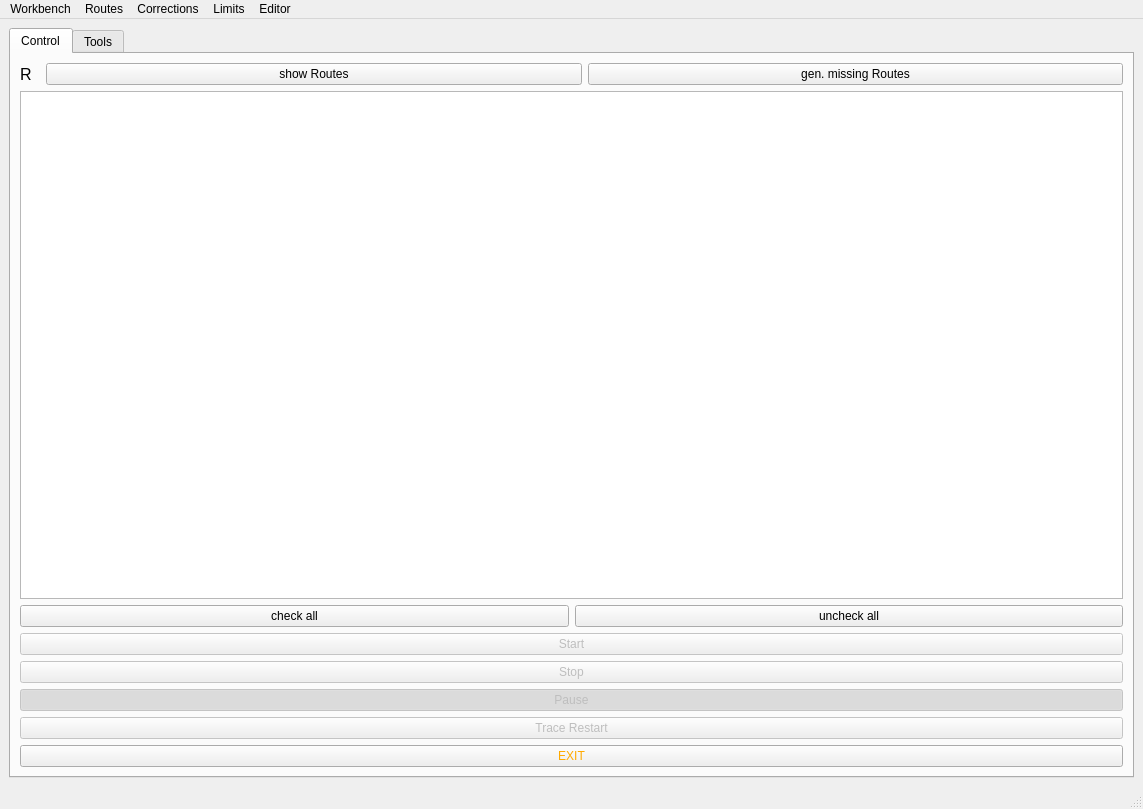
<?xml version="1.0" encoding="UTF-8"?>
<ui version="4.0">
 <class>MainWindow</class>
 <widget class="QMainWindow" name="MainWindow">
  <property name="geometry">
   <rect>
    <x>0</x>
    <y>0</y>
    <width>1143</width>
    <height>809</height>
   </rect>
  </property>
  <property name="windowTitle">
   <string>TMV3</string>
  </property>
  <property name="documentMode">
   <bool>true</bool>
  </property>
  <widget class="QWidget" name="centralwidget">
   <property name="sizePolicy">
    <sizepolicy hsizetype="Preferred" vsizetype="Preferred">
     <horstretch>0</horstretch>
     <verstretch>0</verstretch>
    </sizepolicy>
   </property>
   <layout class="QGridLayout" name="gridLayout_2">
    <item row="0" column="1">
     <widget class="QTabWidget" name="tabWidget">
      <property name="locale">
       <locale language="English" country="UnitedKingdom"/>
      </property>
      <property name="currentIndex">
       <number>0</number>
      </property>
      <widget class="QWidget" name="tab">
       <attribute name="title">
        <string>Control</string>
       </attribute>
       <layout class="QGridLayout" name="gridLayout">
        <item row="5" column="0">
         <layout class="QVBoxLayout" name="verticalLayout">
          <item>
           <widget class="QTreeView" name="treeView">
            <property name="toolTip">
             <string/>
            </property>
            <property name="statusTip">
             <string/>
            </property>
            <property name="whatsThis">
             <string/>
            </property>
            <property name="iconSize">
             <size>
              <width>32</width>
              <height>32</height>
             </size>
            </property>
            <property name="verticalScrollMode">
             <enum>QAbstractItemView::ScrollPerPixel</enum>
            </property>
            <property name="rootIsDecorated">
             <bool>true</bool>
            </property>
            <property name="uniformRowHeights">
             <bool>true</bool>
            </property>
            <property name="animated">
             <bool>true</bool>
            </property>
            <attribute name="headerVisible">
             <bool>false</bool>
            </attribute>
            <attribute name="headerStretchLastSection">
             <bool>true</bool>
            </attribute>
           </widget>
          </item>
          <item>
           <layout class="QHBoxLayout" name="horizontalLayout">
            <item>
             <widget class="QPushButton" name="BtnSelAll">
              <property name="text">
               <string>check all</string>
              </property>
             </widget>
            </item>
            <item>
             <widget class="QPushButton" name="BtnSelNone">
              <property name="text">
               <string>uncheck all</string>
              </property>
             </widget>
            </item>
           </layout>
          </item>
          <item>
           <widget class="QPushButton" name="BtnStart">
            <property name="enabled">
             <bool>false</bool>
            </property>
            <property name="text">
             <string>Start</string>
            </property>
            <property name="checkable">
             <bool>true</bool>
            </property>
            <property name="checked">
             <bool>false</bool>
            </property>
            <property name="autoExclusive">
             <bool>true</bool>
            </property>
           </widget>
          </item>
          <item>
           <widget class="QPushButton" name="BtnStop">
            <property name="enabled">
             <bool>false</bool>
            </property>
            <property name="text">
             <string>Stop</string>
            </property>
            <property name="checkable">
             <bool>true</bool>
            </property>
            <property name="checked">
             <bool>false</bool>
            </property>
            <property name="autoExclusive">
             <bool>true</bool>
            </property>
           </widget>
          </item>
          <item>
           <widget class="QPushButton" name="BtnPause">
            <property name="enabled">
             <bool>false</bool>
            </property>
            <property name="text">
             <string>Pause</string>
            </property>
            <property name="checkable">
             <bool>true</bool>
            </property>
            <property name="checked">
             <bool>true</bool>
            </property>
            <property name="autoExclusive">
             <bool>true</bool>
            </property>
           </widget>
          </item>
          <item>
           <widget class="QPushButton" name="BtnTraceRestart">
            <property name="enabled">
             <bool>false</bool>
            </property>
            <property name="toolTip">
             <string>Retrigger Analyzer</string>
            </property>
            <property name="text">
             <string>Trace Restart</string>
            </property>
           </widget>
          </item>
          <item>
           <widget class="QPushButton" name="BtnExit_3">
            <property name="styleSheet">
             <string notr="true">color:rgb(255, 170, 0);
font: 12pt &quot;MS Shell Dlg 2&quot;;</string>
            </property>
            <property name="text">
             <string>EXIT</string>
            </property>
           </widget>
          </item>
         </layout>
        </item>
        <item row="3" column="0">
         <layout class="QHBoxLayout" name="horizontalLayout_2">
          <item>
           <widget class="QLabel" name="lbRouteStatus">
            <property name="maximumSize">
             <size>
              <width>20</width>
              <height>16777215</height>
             </size>
            </property>
            <property name="font">
             <font>
              <pointsize>12</pointsize>
             </font>
            </property>
            <property name="text">
             <string>R</string>
            </property>
           </widget>
          </item>
          <item>
           <widget class="QPushButton" name="BtnShowRelatedRoute">
            <property name="toolTip">
             <string>&lt;html&gt;&lt;head/&gt;&lt;body&gt;&lt;p&gt;lists Routes of current Dataset&lt;/p&gt;&lt;/body&gt;&lt;/html&gt;</string>
            </property>
            <property name="text">
             <string>show Routes</string>
            </property>
           </widget>
          </item>
          <item>
           <widget class="QPushButton" name="BtnSetRelatedRoute">
            <property name="toolTip">
             <string>&lt;html&gt;&lt;head/&gt;&lt;body&gt;&lt;p&gt;generate missing entries in Routing-Table&lt;/p&gt;&lt;p&gt;User has to complete these entries&lt;/p&gt;&lt;/body&gt;&lt;/html&gt;</string>
            </property>
            <property name="text">
             <string>gen. missing Routes</string>
            </property>
           </widget>
          </item>
         </layout>
        </item>
       </layout>
      </widget>
      <widget class="QWidget" name="tab_2">
       <attribute name="title">
        <string>Tools</string>
       </attribute>
       <layout class="QVBoxLayout" name="verticalLayout_3">
        <item>
         <widget class="QPushButton" name="BtnBackupTPL">
          <property name="text">
           <string>backup Workbench</string>
          </property>
         </widget>
        </item>
        <item>
         <widget class="QPushButton" name="BtnTDStoTDS3">
          <property name="text">
           <string>TDStoTDS3</string>
          </property>
         </widget>
        </item>
        <item>
         <widget class="QPushButton" name="BtnTKRtoTKR3">
          <property name="text">
           <string>TKRtoTKR3</string>
          </property>
         </widget>
        </item>
        <item>
         <widget class="QPushButton" name="BtnTLMtoTLM3">
          <property name="text">
           <string>TLMtoTLM3</string>
          </property>
         </widget>
        </item>
        <item>
         <widget class="QGroupBox" name="groupBox">
          <property name="title">
           <string>GroupBox</string>
          </property>
         </widget>
        </item>
        <item>
         <widget class="QPushButton" name="BtnExit_2">
          <property name="styleSheet">
           <string notr="true">color:rgb(255, 170, 0);
font: 12pt &quot;MS Shell Dlg 2&quot;;</string>
          </property>
          <property name="text">
           <string>Exit</string>
          </property>
         </widget>
        </item>
       </layout>
      </widget>
     </widget>
    </item>
   </layout>
  </widget>
  <widget class="QStatusBar" name="statusbar"/>
  <widget class="QMenuBar" name="menubar">
   <property name="geometry">
    <rect>
     <x>0</x>
     <y>0</y>
     <width>1143</width>
     <height>21</height>
    </rect>
   </property>
   <widget class="QMenu" name="menuWorkbench">
    <property name="title">
     <string>Workbench</string>
    </property>
    <addaction name="actionAddCorrections"/>
    <addaction name="actionAddLimits"/>
    <addaction name="actionAddTestPlan"/>
    <addaction name="separator"/>
    <addaction name="actionExport_Tests"/>
    <addaction name="separator"/>
    <addaction name="actionExport_Master_KMV"/>
    <addaction name="actionImport_Master_KMV"/>
    <addaction name="separator"/>
    <addaction name="actionUpdate_ZKMV"/>
    <addaction name="actionUpdate_ZZ"/>
    <addaction name="separator"/>
    <addaction name="actionExit"/>
   </widget>
   <widget class="QMenu" name="menuRoutes">
    <property name="title">
     <string>Routes</string>
    </property>
    <addaction name="actionRoutes"/>
   </widget>
   <widget class="QMenu" name="menuCorrections">
    <property name="title">
     <string>Corrections</string>
    </property>
    <addaction name="actionAntenna"/>
    <addaction name="actionCable"/>
    <addaction name="actionProbe"/>
   </widget>
   <widget class="QMenu" name="menuLimits">
    <property name="title">
     <string>Limits</string>
    </property>
    <addaction name="actionLimits_2"/>
   </widget>
   <widget class="QMenu" name="menuEditor">
    <property name="title">
     <string>Editor</string>
    </property>
    <addaction name="actionEdit_current_Test_Plan"/>
   </widget>
   <addaction name="menuWorkbench"/>
   <addaction name="menuRoutes"/>
   <addaction name="menuCorrections"/>
   <addaction name="menuLimits"/>
   <addaction name="menuEditor"/>
  </widget>
  <action name="actionClose">
   <property name="enabled">
    <bool>false</bool>
   </property>
   <property name="text">
    <string>close</string>
   </property>
  </action>
  <action name="actionOpen">
   <property name="enabled">
    <bool>false</bool>
   </property>
   <property name="text">
    <string>open Test</string>
   </property>
  </action>
  <action name="actionAddLimits">
   <property name="text">
    <string>import  Limits</string>
   </property>
  </action>
  <action name="actionAddTestPlan">
   <property name="text">
    <string>import  TestPlan</string>
   </property>
  </action>
  <action name="actionExport_Tests">
   <property name="text">
    <string>export Tests</string>
   </property>
  </action>
  <action name="actionExport_Master_KMV">
   <property name="text">
    <string>export Reference KMV</string>
   </property>
  </action>
  <action name="actionUpdate_ZKMV">
   <property name="text">
    <string>update Zone KMV Testplan</string>
   </property>
  </action>
  <action name="actionUpdate_ZZ">
   <property name="text">
    <string>update Zone Approval TestPlan</string>
   </property>
  </action>
  <action name="actionImport_Master_KMV">
   <property name="text">
    <string>import Reference KMV</string>
   </property>
  </action>
  <action name="actionOpenRoutes">
   <property name="text">
    <string>open Routes</string>
   </property>
  </action>
  <action name="actionExit">
   <property name="text">
    <string>exit</string>
   </property>
  </action>
  <action name="actionChoose">
   <property name="text">
    <string>Routes</string>
   </property>
  </action>
  <action name="actionAntenna">
   <property name="text">
    <string>Antennas</string>
   </property>
  </action>
  <action name="actionCable">
   <property name="text">
    <string>Cables</string>
   </property>
  </action>
  <action name="actionProbe">
   <property name="text">
    <string>Probes</string>
   </property>
  </action>
  <action name="actionRoutes">
   <property name="text">
    <string>Routes</string>
   </property>
  </action>
  <action name="actionLimits">
   <property name="text">
    <string>Limits</string>
   </property>
  </action>
  <action name="actionAddCorrections">
   <property name="text">
    <string>import Corrections</string>
   </property>
  </action>
  <action name="actionLimits_2">
   <property name="text">
    <string>Limits</string>
   </property>
  </action>
  <action name="actionShow_Reference_MV">
   <property name="text">
    <string>show Reference MV</string>
   </property>
  </action>
  <action name="actionEdit_current_Test_Plan">
   <property name="text">
    <string>edit current Test Plan</string>
   </property>
  </action>
 </widget>
 <resources/>
 <connections>
  <connection>
   <sender>tabWidget</sender>
   <signal>customContextMenuRequested(QPoint)</signal>
   <receiver>MainWindow</receiver>
   <slot>raise()</slot>
   <hints>
    <hint type="sourcelabel">
     <x>173</x>
     <y>381</y>
    </hint>
    <hint type="destinationlabel">
     <x>173</x>
     <y>381</y>
    </hint>
   </hints>
  </connection>
 </connections>
</ui>
